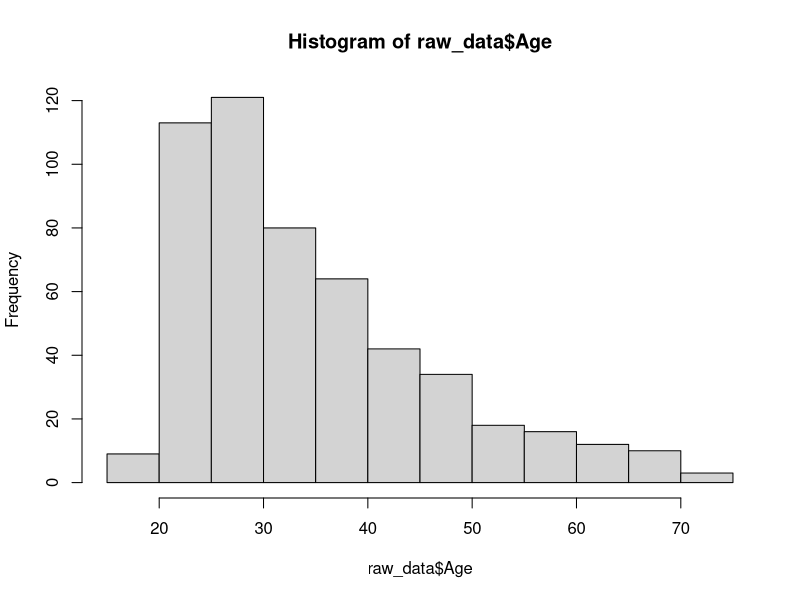
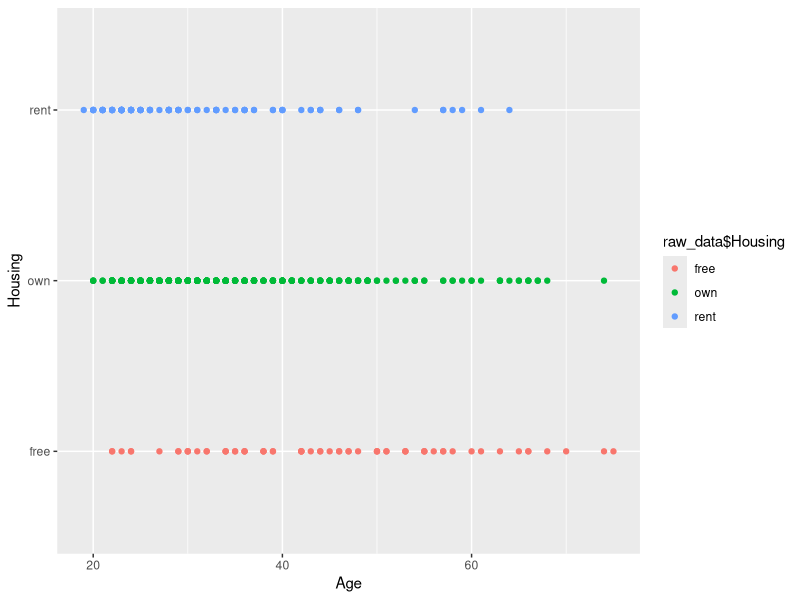
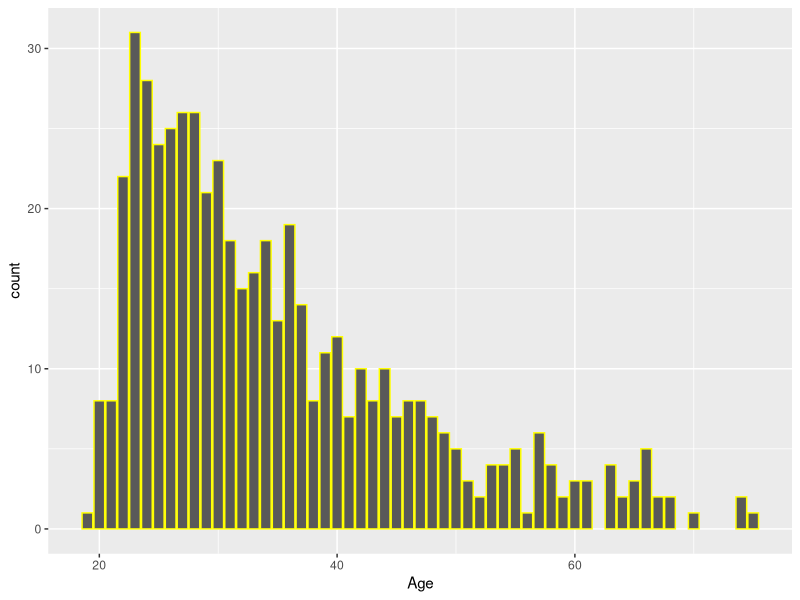
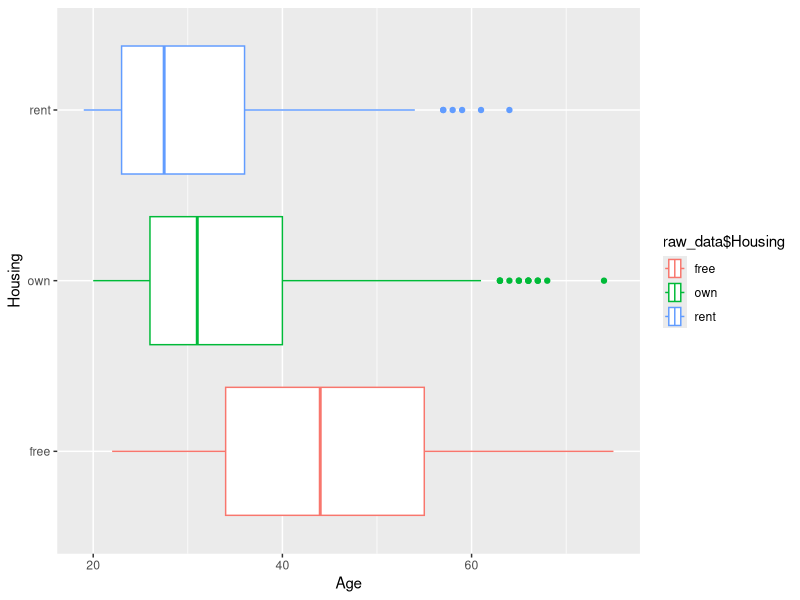
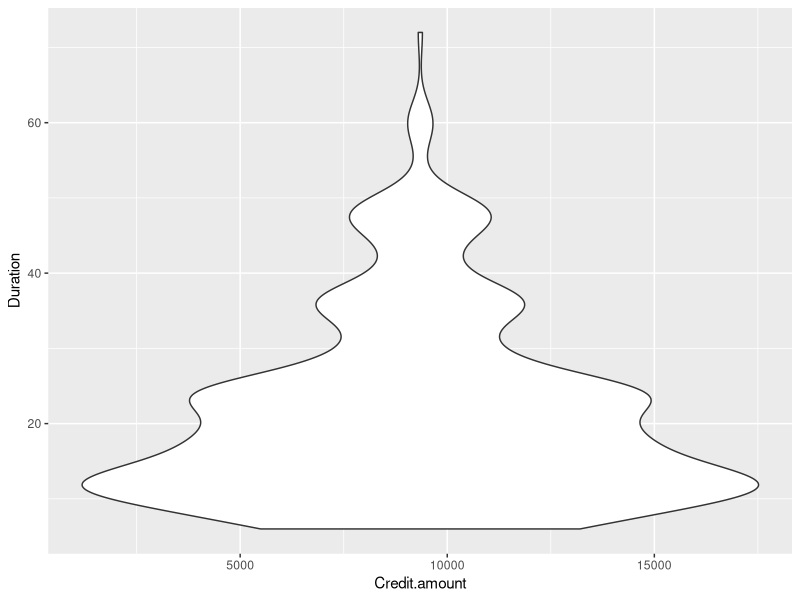
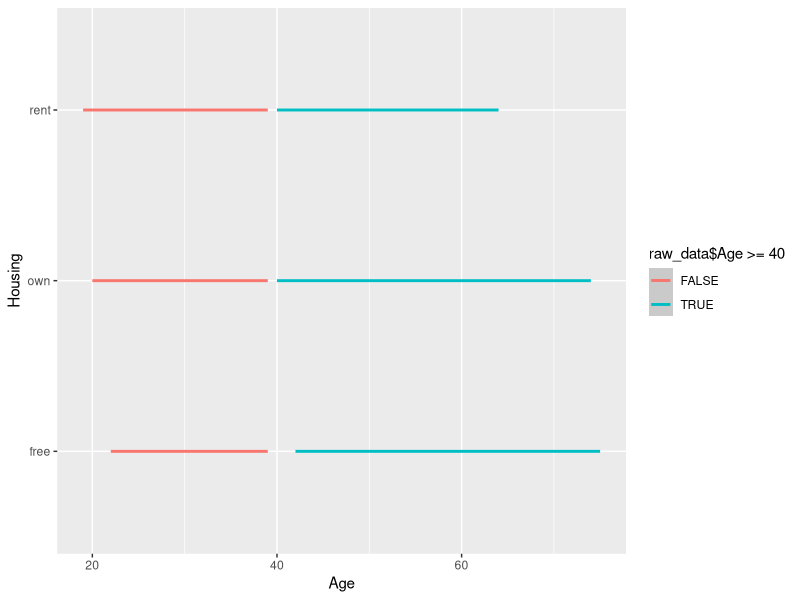
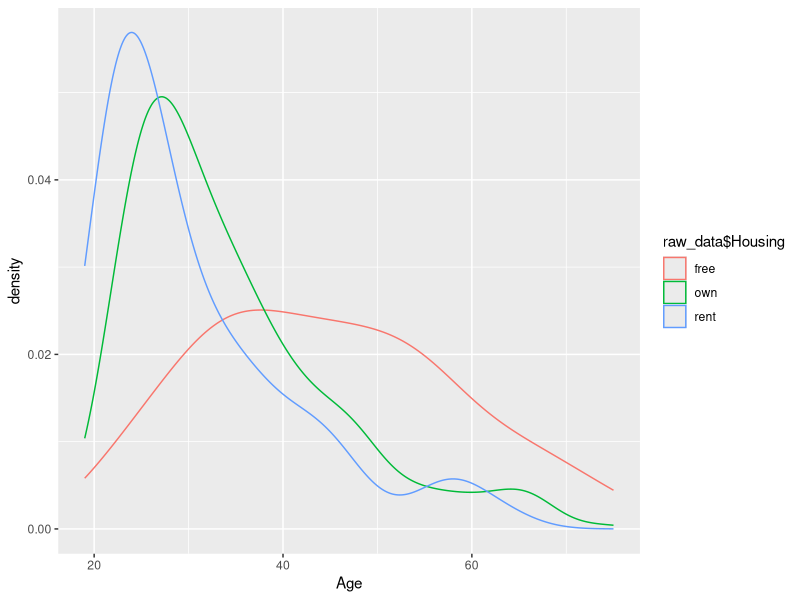
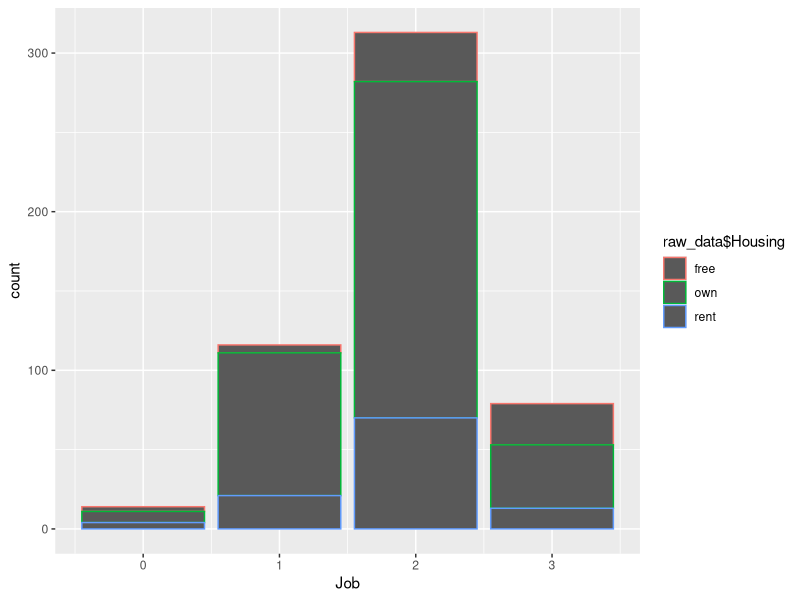

Recreate these plots in R, in order.
#Harvinder Singh, 
#UiD -17BCS1672
#Datascience Project On German Credit Data set


#loading packages

library(tidyverse)
library(readxl)

#reading files

a<-read_csv("german_credit_data.csv")
a<-na.omit(a)
raw_data<-a

library(dplyr)

select(raw_data,Age,Sex)
raw_data <- rename(raw_data,Gender=Sex)

#Adding new column to the table


raw_data<-mutate(raw_data ,amt_per_duration = Credit.amount/Duration)

#Arrange age in desceneding order

arrange(raw_data,desc(Age))


#Mutate and reduced data

vv<-select(raw_data,
           Age:Housing,
           ends_with("account"),
           starts_with("D")
)
vv

#Summarize group data

by_data<-group_by(raw_data,Age,Gender,Job)
summarise(by_data,german=mean(Age,na.rm = TRUE))

#Extracting all rows and col through 1 to 3

raw_data[,1:3]

#Vector 

set.seed(123)
v1<-sample(60:70,25,replace=TRUE)
v1
m1<-matrix(v1,nrow = 5)
m1
mean(m1)

#Histogram

raw_data
hist(raw_data$Age)
avg<-mean(raw_data$Age)

#Graph Ploting

ggplot(raw_data,aes(x=Age , y= Housing , color = raw_data$Housing))+geom_point()
ggplot(raw_data,aes(x=Age))+
  geom_bar(color = "yellow")

#Bivarient Geoms

ggplot(data=raw_data,aes(x=Age,y=Housing,color = raw_data$Housing))+
  geom_boxplot()

ggplot(raw_data,aes(x=Credit.amount,y=Duration , color=raw_data$Duration ))+
  geom_violin()

ggplot(data=raw_data,aes(x=Age,y=Housing , color = raw_data$Age>=40))+
  geom_smooth()

#Univarient Geoms

ggplot(data=raw_data,aes(x=Age,color = raw_data$Housing))+
  geom_density()

ggplot(data=raw_data,aes(x=Job, color=raw_data$Housing))+
  geom_bar()

#Title and Axis
library(tidyverse)
library(ggplot2)
ggplot(data = raw_data,aes(x=Age,y=Duration)) +
  geom_point() +
  ggtitle("AGE vs DURATION")

ggplot(data=raw_data,aes(x=Job,y=Duration))+
  geom_boxplot() +
  ggtitle("JOB vs DURATION",
          subtitle = "GERMAN_DATA")


#Layering
ggplot(data=raw_data,aes(x=Age,y=Duration))+
  geom_point(alpha=0.35) +
  scale_x_log10()


ggplot(data=raw_data,aes(x=Age,y=Duration))+
  geom_point(alpha=0.35) +
  scale_x_log10() +
  geom_smooth(method="lm") +
  facet_wrap(~Age)

#Liner Regression
library(caTools)

dataset=a
set.seed(123)
split=sample.split(dataset$Age,SplitRatio=2/3)

training_set=subset(dataset,split==TRUE)
testing_set=subset(dataset,split==FALSE)

#Fiting Simple Liner Regression to Training set

regressor=lm(formula=Credit.amount~Duration,
             data=training_set)

#Predicting test result

y_prd=predict(regressor,newdata = testing_set)

#Visualising

library(ggplot2)
ggplot()+
  geom_line(aes(x=training_set$Credit.amount,y=training_set$Duration),
             color='red')+
  geom_line(aes(x=testing_set$Credit.amount,y=predict(regressor,newdata = testing_set)),
            color='blue')+
  ggtitle('Credit.amount vs Duration')+
  xlab('Credit.amount')+
  ylab('Duration')

#linear regression

raw_data$`Saving accounts`=factor(raw_data$`Saving accounts`,
                        levels = c('little','rich','quite rich','moderate'),
                        labels = c(1,2,3,4))


library(caTools)
set.seed(123)
split=sample.split(dataset$Age , SplitRatio = 2/3)
training_set=subset(dataset,split==FALSE)
testing_set=subset(dataset,split==TRUE)

training_set<-mutate(training_set ,Credit_Score= Credit.amount%%2)
raw_data<-mutate(raw_data ,Credit_Score= Credit.amount%%2)

regressor = lm(formula =Credit.amount ~ `Saving accounts`,
               data=training_set)
y_prd=predict(regressor,newdata=testing_set)

testing_set<-mutate(training_set ,Credit_Score= Credit.amount%%2)
raw_data
library(ggplot2)
ggplot()+
  geom_line(aes(x=training_set$Credit.amount,y=training_set$`Saving accounts`),
            color='red')+
  geom_point(aes(x=testing_set$Credit.amount,y=predict(regressor,newdata = testing_set)),
            color='black')+
  ggtitle('Credit_Score vs Amount')+
  xlab('Credit amount')+
  ylab('Credit Score')
